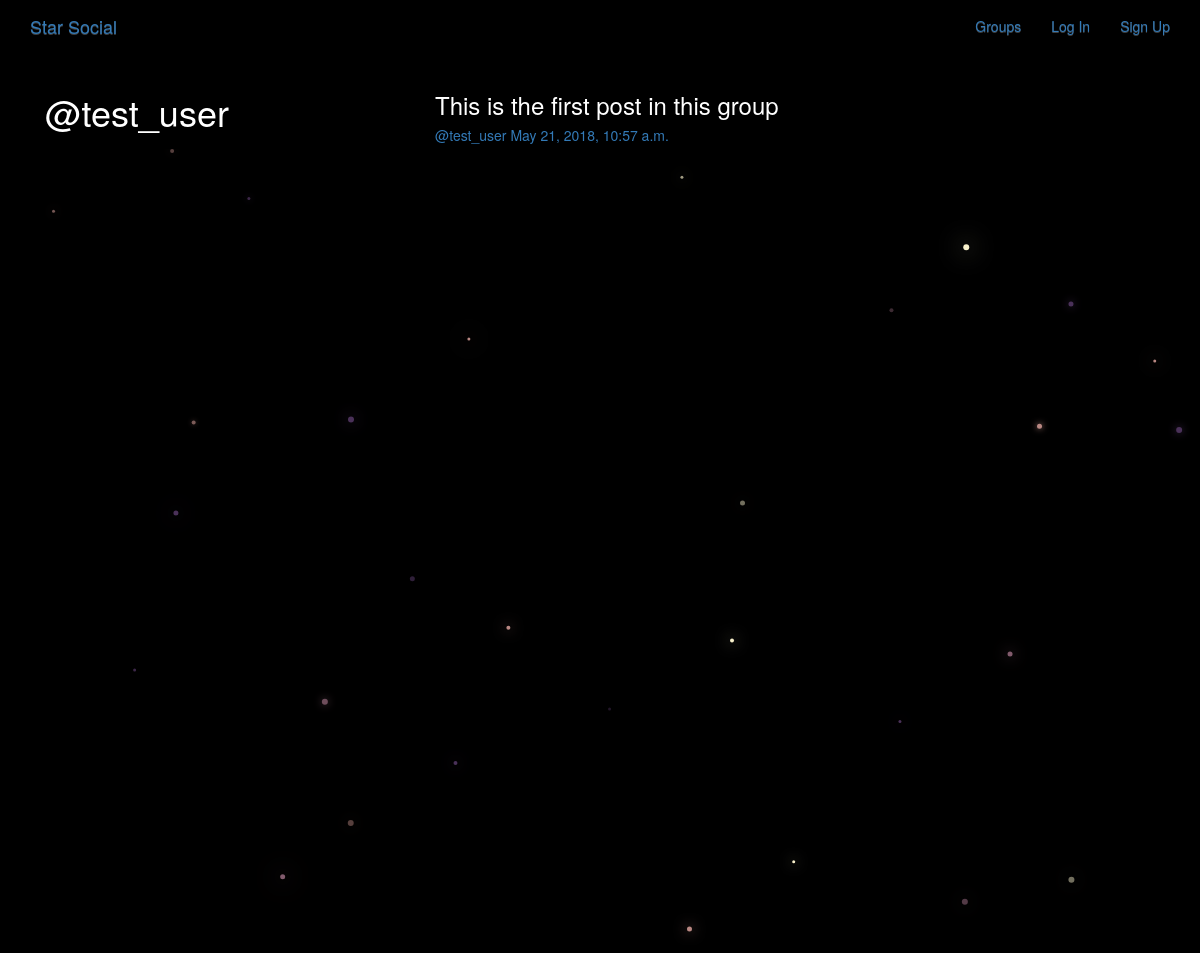
Page /posts/by/test_user on the committed database.
### post/models.py (models this page shows, shortened)
class Post(models.Model):
        user = models.ForeignKey(User,related_name='posts', on_delete=models.CASCADE)
        created_at = models.DateTimeField(blank=True, default=datetime.datetime.now)
        message = models.TextField()
        message_html = models.TextField(editable=False)
        group = models.ForeignKey(Group, related_name='posts', null=True, blank=True, on_delete=models.CASCADE)
        class Meta:
            ordering = ['-created_at']
            unique_together = ['user','message']

### post/views.py (the view)
# urls.py: url(r'by/(?P<username>[-\w]+)', views.UserPosts.as_view(), name='for_user'),
class UserPosts(generic.ListView):
    model = models.Post
    template_name = 'post/user_post_list.html'
    def get_queryset(self):
        try:
            self.post_user = User.objects.prefetch_related("posts").get(
                username__iexact=self.kwargs.get("username")
            )
        except User.DoesNotExist:
            raise Http404
        else:
            return self.post_user.posts.all()
    def get_context_data(self, **kwargs):
        context = super().get_context_data(**kwargs)
        context["post_user"] = self.post_user
        return context

### post/templates/post/user_post_list.html
{% extends "post/post_base.html" %}
{% block prepost %}
<div class="col-md-4">
  <h1>@{{post_user.username}}</h1>
</div>
{% endblock prepost %}
{% block post_content %}
<div class="col-md-8">
  {% for post in post_list %}
    {% include "post/_post.html" %}
  {% endfor %}
</div>
{% endblock post_content %}

### post/templates/post/_post.html (shortened to what this page needs)
<div class="post media">
  <h3>{{post.message_html|safe}}</h3>
  <div class="media-body">
    <h5 class="media-heading">
    <span class="username">
      <a href="{% url 'posts:for_user' username=post.user.username%}">@{{post.user.username}}</a>
    </span>
    <time class="time">
      <a href="{% url 'posts:single' username=post.user.username pk=post.pk %}">
        {{post.created_at}}
      </a>
    </time>
    </h5>
  </div>
</div>

### static/simplesocial/css/master.css (style rules this page uses)
body { margin: 0; overflow: hidden; background-color: black; color:white; }

### rows in the picture
Post: message_html "This is the first post in this group", user.username "test_user", created_at "May 21, 2018, 10:57 a.m."

### other values in the picture
{{ post_user.username }} "test_user"
